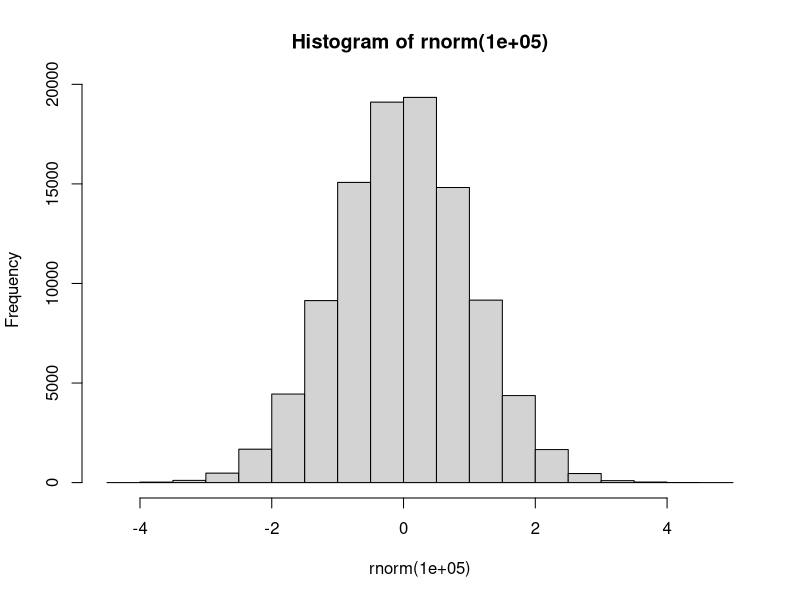

Write the R code that produced this figure. (Note: this script raises an error after producing the figure.)
## ---- chunk 1
names  <- c("P1","P2","P3","P4","P5")
temp   <- c(98.2,101.3,97.2,100.2,98.5)
pulse  <- c(66,72,83,85,90)
gender <- c("M","F","M","M","F")
## ---- chunk 2
# Get the first element of temp
temp[1]

# Get elements 3,4, and 5 from pulse
pulse[3:5]
## ---- chunk 3
# create a sequence of numbers

# looks like f(x)
seq(0,16,4)

# looks like f(g(x))
str(seq(0,16,4))

# create some numbers from a Normal distributions
rnorm(10)

# Looks like f(g(x))
hist(rnorm(100000))

# You kind of know what you want to do before you type it
# What about this ? 

rnorm(100000) %>% hist()
## ---- chunk 4
temp < 98
## ---- chunk 5
temp[temp < 98]
## ---- chunk 6
(my_df <- data.frame(names,temp,pulse,gender)) 
## ---- chunk 7
# Get the temp column
my_df$temp

# What's the mean of the temp column
mean(my_df$temp)
## ---- chunk 8
# automatically create a bib database for R packages
knitr::write_bib(c(
  .packages(), 'bookdown', 'knitr', 'rmarkdown'
), 'packages.bib')
